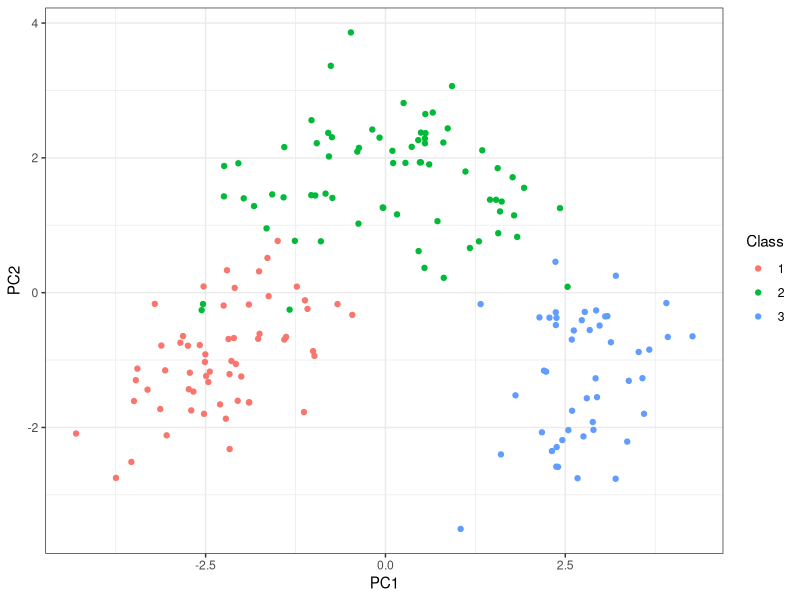
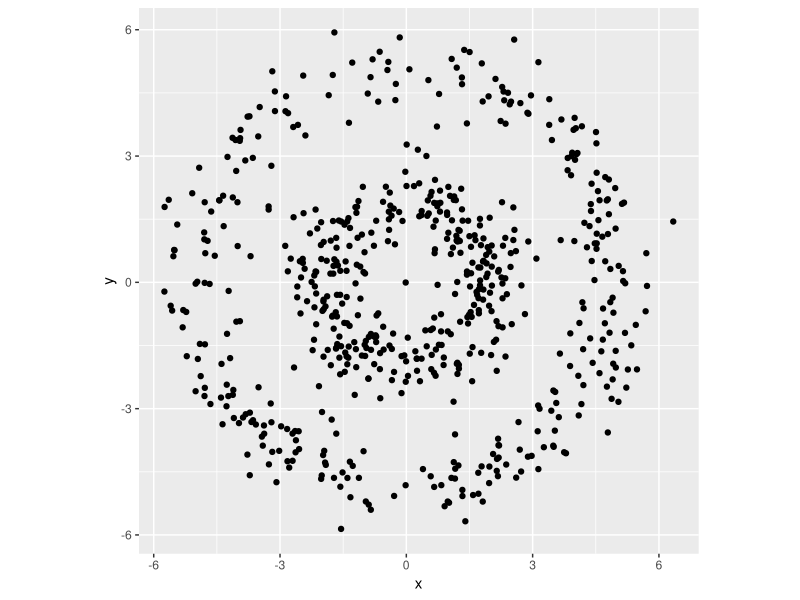
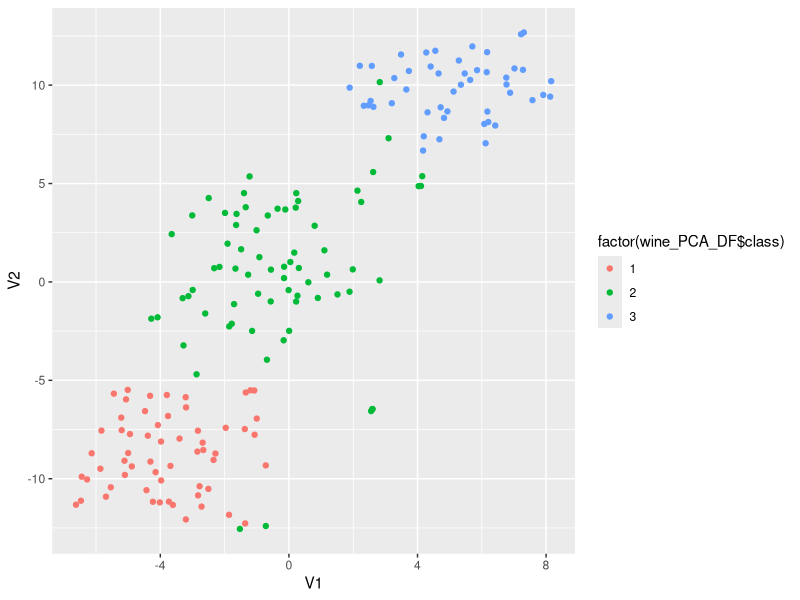

Generate these figures, in order, with R:
## ---- chunk 1
#exporting to rmd
#library(rmarkdown)
#convert_ipynb("./BIOS512_hw5_Brookes.ipynb", output = xfun::with_ext("./BIOS512_HW5_Brookes.ipynb", "Rmd"))
## ---- chunk 2
library(tidyverse)
library(Rtsne)
## ---- chunk 3
wine <- read.csv("./hw5_data/wine.csv")
## ---- chunk 4
str(wine)

#changing class to character

wine$class <- as.character(wine$class)

str(wine)

## ---- chunk 5
wine %>% select(where(is.numeric)) %>% 
  summary()
## ---- chunk 6
wine_scaled <- wine %>% 
  mutate(across(where(is.numeric), ~as.numeric(scale(.))))

summary(wine_scaled)
## ---- chunk 7
PCA_wine <- wine_scaled %>% select(where(is.numeric)) %>% 
                                  prcomp(); # runs PCA on d
PCA_wine
summary(PCA_wine)
## ---- chunk 8
#PC1 Proportion of variance + PC2 proportion of variance
0.361+0.1921
## ---- chunk 9

print(PCA_wine$rotation) # PCA_wine$rotation is the rotation matrix

## ---- chunk 10
PC1_PC2_only <- PCA_wine$x %>% as.data.frame() %>%  select(c("PC1", "PC2"))

PC1_PC2_only$class <-wine_scaled$class

#plotting PC1 vs PC2

library(ggplot2)
ggplot(PC1_PC2_only, aes(x = PC1, y = PC2, color = factor(class))) +
  geom_point() +
  labs(color = "Class") +
  theme_bw()
## ---- chunk 11
circular_data <- tibble(r = sample(c(2,5),size=650,replace=TRUE) + rnorm(650,0,0.5),
            theta = runif(650,0,2*pi)) %>%
    transmute(x=r*cos(theta),
              y=r*sin(theta));
ggplot(circular_data, aes(x,y)) + geom_point() + coord_fixed()
## ---- chunk 12
library(Rtsne)

wine_PCA_DF <- PCA_wine$x %>% as.data.frame() %>% select(PC1:PC10)

#adding wine class back
wine_PCA_DF$class <- wine$class

#removing duplicates
wine_PCA_no_duplicates <- wine_PCA_DF %>% filter(!duplicated(.))

str(wine_PCA_no_duplicates)

set.seed(123)

tsne_wine <- wine_PCA_no_duplicates %>% select(-class) %>% 
                  Rtsne(.,
                  dims = 2,
                  perplexity = 30,
                  verbose = FALSE,
                  check_duplicates = FALSE
                )


## ---- chunk 13
results <- as_tibble(tsne_wine$Y)

ggplot(results, aes(V1, V2)) + geom_point(aes(color = factor(wine_PCA_DF$class)))
